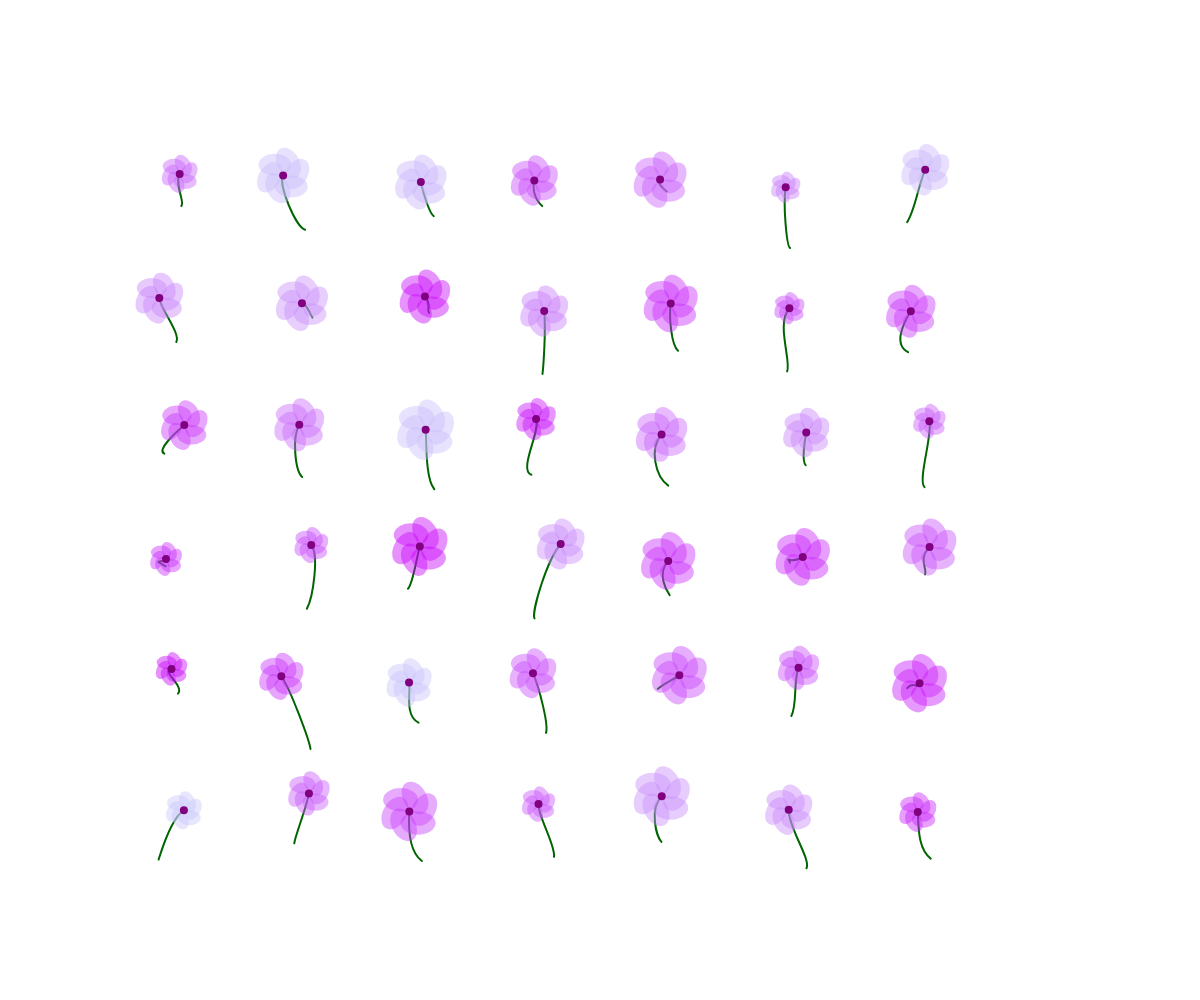
Frame 1 (no input)
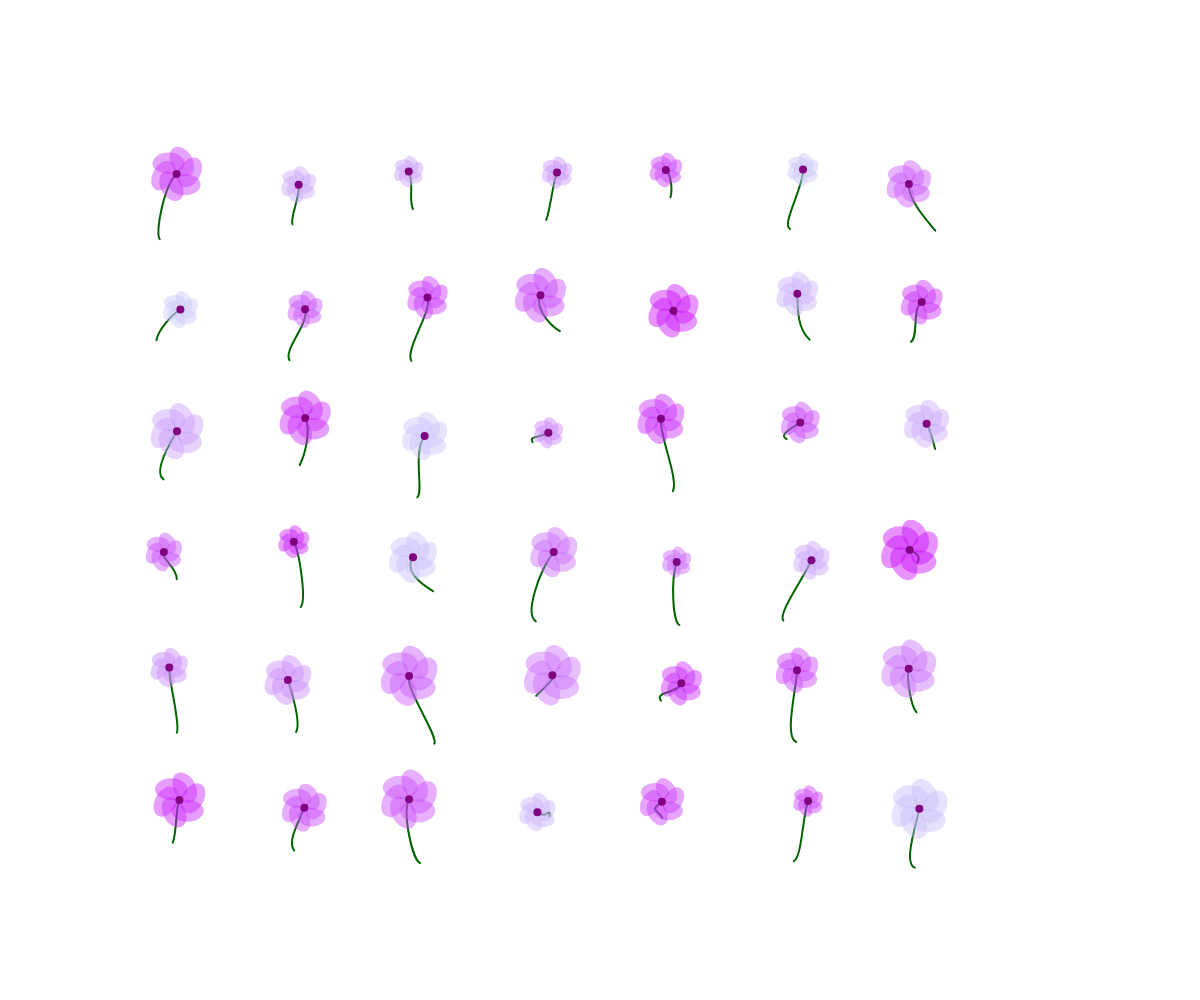
Frame 2 (the mouse pressed at the canvas centre, redrawn once)

The p5.js sketch that drew these frames (run headless with seeded random() and noise() and a simulated clock; the mouse was pressed at the canvas centre and the sketch redrawn once):

// p5.js sketch
// ── sketch.js
function setup() {
  noLoop();
  createCanvas(windowWidth, windowHeight);
}

function disegnaFiore(x, y, size) {

  // il mio obiettivo è creare dei fiori a sei petali che poi posizionerò intorno all'estremità alta dello stelo
  let lunghezza =  random(size / 7, size / 3.5)

  //i colori possibili
  //mettendo questa parte qui, anzichè appena sopra "fill", i petali di uno stesso punto assumono la stessa colorazione
  let redBase = 200;
  let blueBase = 250;
  let green = (random (0, 200));
  let black = 110
  let colorePetalo = color(redBase, green, blueBase, black);
  
 push();

  translate(x, y);
  for (let i = 0; i < 6; i++) {
    push();
    rotate(TWO_PI / 6 * i); 
    noStroke();
    fill (colorePetalo);
    ellipse(lunghezza/4, lunghezza/3, lunghezza, lunghezza/1.5); 
    pop();
  }
  pop();
}

function disegnaStelo(x, y, size) {
  //per ottenere uno stelo di dimensioni adeguate, stabilisco i confini entro cui può generarsi ogni punto
  //il punto intorno cui ci sono i petali deve stare più in alto
  let bordo = size / 4;
  let altroBordo = size / 3;

  //stabilisco i limiti entro cui può generarsi lo stelo
  let x1 = random(x, x + size);
  let y1 = random(y, y + 2 * bordo);

  let x2 = random(x + bordo, x + 2 * bordo);
  let y2 = random(y + altroBordo, y + 2 * bordo);

  let x3 = random(x + bordo, x + 2 * bordo);
  let y3 = random(y + 2 * bordo, y + size);

  let x4 = random(x, x + size);
  let y4 = random(y + 2 * bordo, y + size); 

  stroke("darkgreen");
  strokeWeight(2);
  noFill();
  curve(x1, y1, x2, y2, x3, y3, x4, y4);
 
  disegnaFiore(x2, y2, size);

   noFill();
   fill("purple") 
   noStroke(); 
   ellipse(x2, y2, 8, 8); 
}

function draw() {
  background("white");

  //creo una griglia per posizionare i singoli fiori
  let size = windowHeight / 8;
  let margin = size;

  let ncols = floor((windowWidth - 2 * margin) / size);
  let nrow = 6;

  for (let r = 0; r < nrow; r++) {
    let y = r * size + margin;
    for (let c = 0; c < ncols; c++) {
      let x = c * size + margin;
      disegnaStelo(x, y, size);
    }
  }
}
